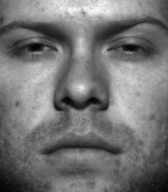
#> input picture MP4/Part1/croppedyale/yaleB01/yaleB01_P00A+000E+20.pgm, 168 x 192 px, found by its file name; its folder holds 4 pictures in this run
$ python viz.py
#> lines starting #> are read from the running program, lines starting #| are printed output that depends on the picture
import os
from PIL import Image
import matplotlib.pyplot as plt
import numpy as np

def visualize_images_grid(folder_path, cols=8):
#> called with cols = 8
    image_files = [f for f in sorted(os.listdir(folder_path)) if f.endswith('.pgm')]
    if len(image_files) == 0:
        print("No .pgm files")
        return
    rows = (len(image_files) + cols - 1) // cols
    fig, axes = plt.subplots(rows, cols, figsize=(15, rows * 2))
    axes = axes.flatten()
    for idx, image_file in enumerate(image_files):
        image_path = os.path.join(folder_path, image_file)
        image = Image.open(image_path)
#> image is the input picture: PIL image 168x192 L; min 3, max 254, mean 116.5
        image_array = np.array(image)
        axes[idx].imshow(image_array, cmap='gray')
        axes[idx].set_title(image_file, fontsize=8)
        axes[idx].axis('off')
    for ax in axes[len(image_files):]:
        ax.axis('off')
#> this loop made 4 passes
    plt.tight_layout()
    plt.show()
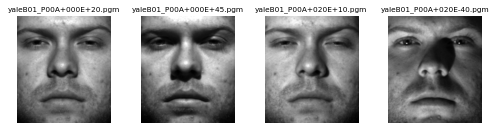
#> figure drawn by matplotlib, 4 panels

folder_path = r"C:\Users\Rohit\OneDrive\Desktop\CS543\MP4\Part1\croppedyale\yaleB01"
visualize_images_grid(folder_path)
